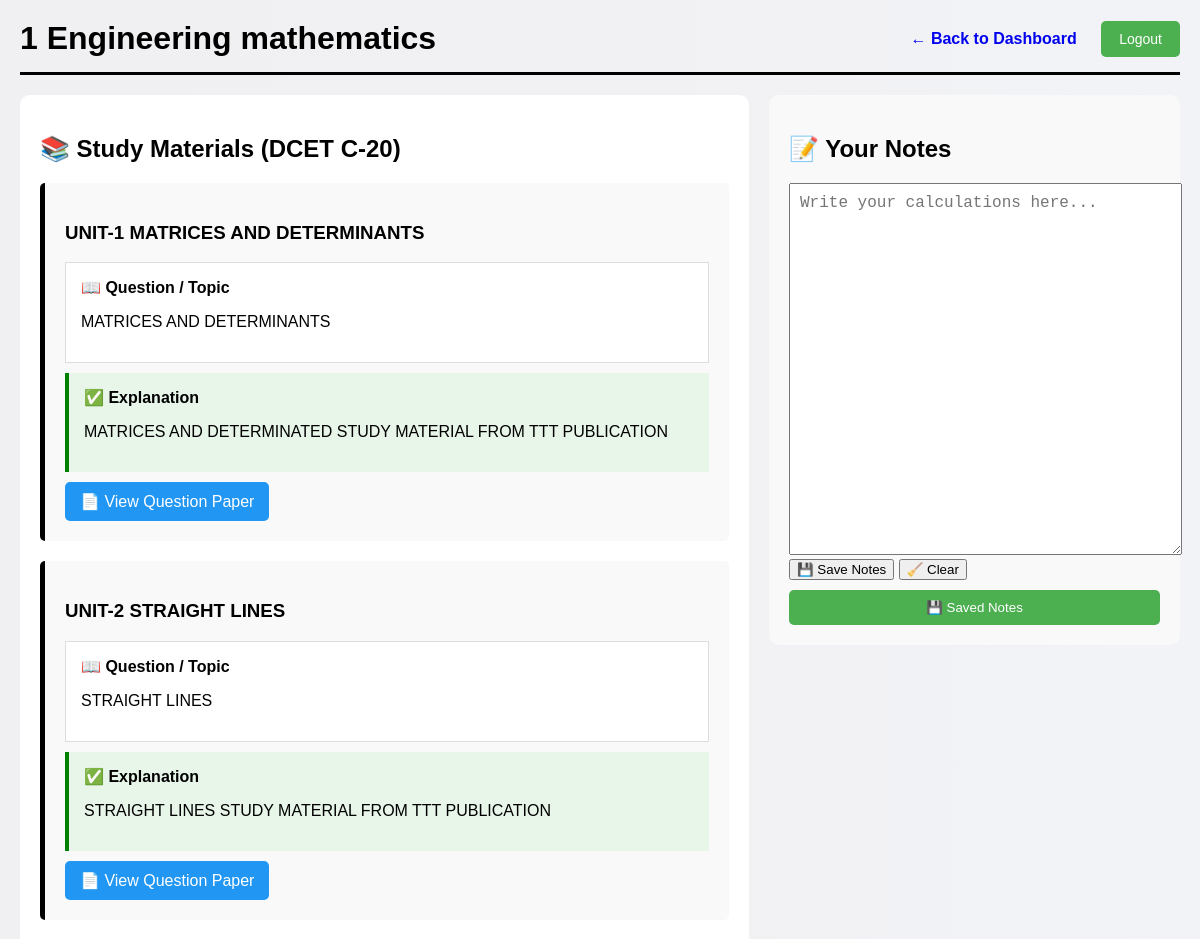
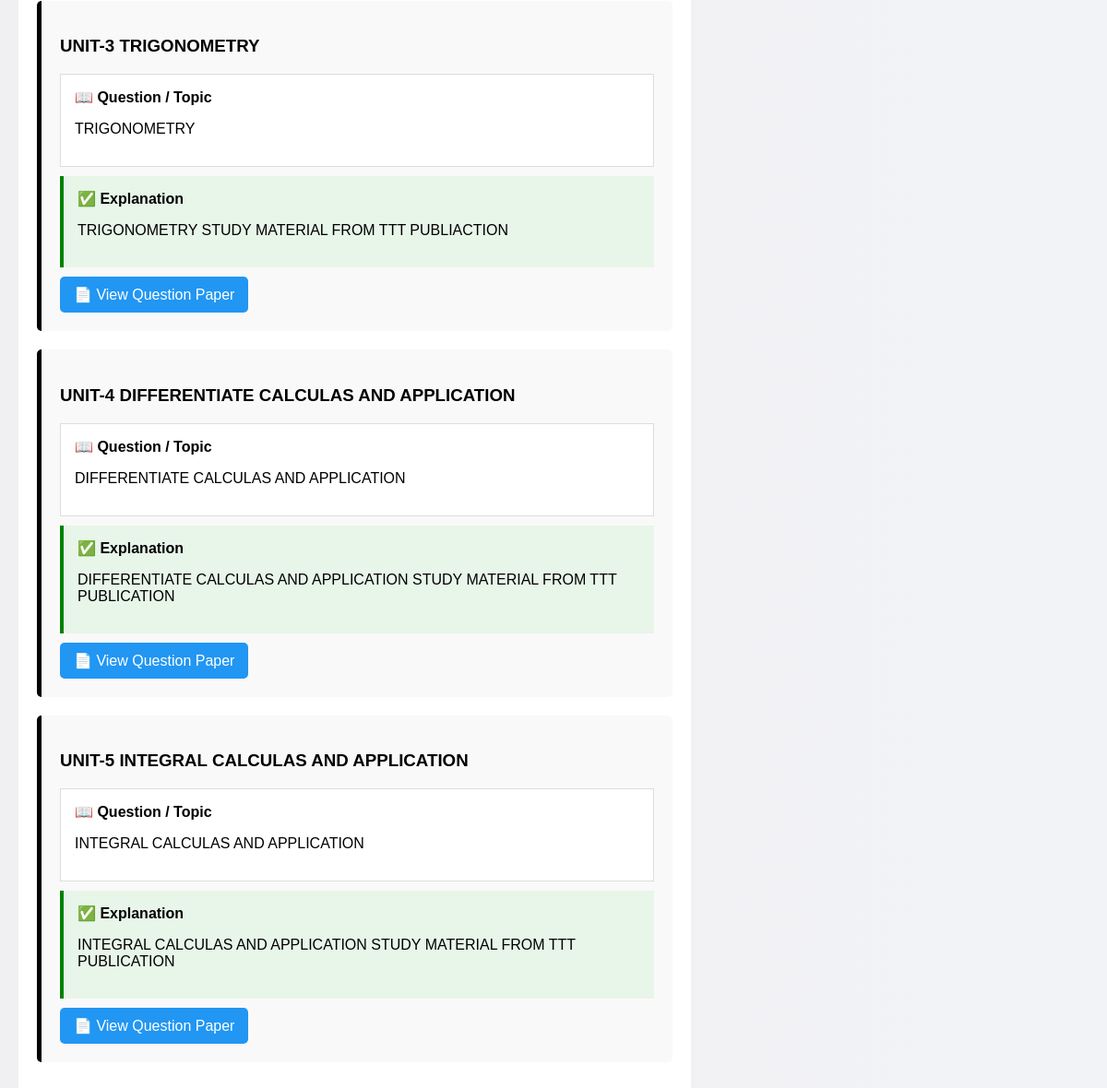
The page /student/subject/1 (signed in) on the database its author committed (2 pictures, top to bottom).
### models.py (models this page shows)
class Subject(db.Model):
    __tablename__ = 'subject'
    id = db.Column(db.Integer, primary_key=True)
    name = db.Column(db.String(100), nullable=False)
    branch_id = db.Column(db.Integer, db.ForeignKey('branch.id'), nullable=False)

class DCETMaterial(db.Model):
    id = db.Column(db.Integer, primary_key=True)
    subject_id = db.Column(db.Integer, db.ForeignKey('subject.id'), nullable=False)
    title = db.Column(db.String(200), nullable=False)
    question = db.Column(db.Text, nullable=False)
    answer = db.Column(db.Text, nullable=True)
    qp_file = db.Column(db.String(200), nullable=True)

### routes/student_routes.py (the view)
@student.route('/student/subject/<int:subject_id>')
def student_subject(subject_id):
    if 'student_id' not in session:
        return redirect('/login')
    subject = db.session.get(Subject, subject_id)
    if not subject:
        return redirect('/student_dashboard')
    materials = Material.query.filter_by(subject_id=subject_id).all()
    dcet_materials = DCETMaterial.query.filter_by(subject_id=subject_id).all()
    return render_template(
        'student_subject.html',
        subject=subject,
        materials=materials,
        dcet_materials=dcet_materials
    )

### app.py (called while the page is built)
@app.after_request
def add_header(response):
    response.headers["Cache-Control"] = "no-cache, no-store, must-revalidate"
    response.headers["Pragma"] = "no-cache"
    response.headers["Expires"] = "0"
    return response

### templates/student_subject.html (shortened to what this page needs)
<!DOCTYPE html>
<html>
<head>
</head>
<body>
<header>
    <h1>{{ subject.name }}</h1>
    <div>
        <a href="/student_dashboard" class="back-btn">← Back to Dashboard</a>
        <a href="/student_logout" class="btn">Logout</a>
    </div>
</header>
<div class="split-container">
    <div class="left-panel">
        <h2>📚 Study Materials (DCET C-20)</h2>
        {% if dcet_materials %}
            {% for material in dcet_materials %}
                <div class="material">
                    <h3>{{ material.title }}</h3>
                    <div class="question">
                        <strong>📖 Question / Topic</strong>
                        <p>{{ material.question }}</p>
                    </div>
                    {% if material.answer %}
                        <div class="answer">
                            <strong>✅ Explanation</strong>
                            <p>{{ material.answer }}</p>
                        </div>
                    {% endif %}
                    {% if material.qp_file %}
    <div class="download">
        <a href="{{ url_for('static', filename='uploads/' + material.qp_file) }}" target="_blank">
            📄 View Question Paper
        </a>
    </div>
{% endif %}
                </div>
            {% endfor %}
        {% else %}
            <p>No materials available yet.</p>
        {% endif %}
    </div>
    <div class="right-panel">
        <h2>📝 Your Notes</h2>
        <form method="POST" action="/save_notes/{{ subject.id }}">
            <textarea id="notesPad"
                placeholder="Write your calculations here..."
                style="
                width:100%;
                height:350px;
                font-size:16px;
                font-family:'Courier New', monospace;
                ">
            </textarea>
            <button onclick="saveNotes()">💾 Save Notes</button>
            <button onclick="clearNotes()">🧹 Clear</button>
            <button type="submit" class="save-btn">💾 Saved Notes</button>
        </form>
    </div>
        </div>
</body>
</html>

### templates/student_subject.html (style rules this page uses)
body { font-family: 'Poppins', sans-serif; background: linear-gradient(to right, #f0eff2, #f2f3f6); margin: 0; padding: 20px; min-height: 100vh; }
header { display: flex; justify-content: space-between; align-items: center; border-bottom: 3px solid #000; padding-bottom: 15px; margin-bottom: 20px; }
header h1 { margin: 0; }
.btn { background-color: #4CAF50; color: white; padding: 10px 18px; text-decoration: none; border-radius: 5px; margin-left: 10px; font-size: 14px; }
.back-btn { text-decoration: none; margin-right: 10px; font-weight: bold; }
.split-container { display: flex; gap: 20px; }
.left-panel { width: 65%; background: white; padding: 20px; border-radius: 10px; }
.right-panel { width: 35%; background: #f9f9f9; padding: 20px; border-radius: 10px; position: sticky; top: 20px; height: fit-content; }
.material { background: #f9f9f9; padding: 20px; margin-bottom: 20px; border-left: 5px solid #000; border-radius: 5px; }
.question { background: white; padding: 15px; border: 1px solid #ddd; margin-top: 10px; }
.answer { background: #e8f5e9; padding: 15px; margin-top: 10px; border-left: 4px solid green; }
.download a { display: inline-block; margin-top: 10px; background: #2196F3; color: white; padding: 10px 15px; text-decoration: none; border-radius: 5px; }
.right-panel textarea { width: 100%; height: 300px; padding: 10px; font-size: 14px; }
.save-btn { margin-top: 10px; padding: 10px; width: 100%; background: #4CAF50; color: white; border: none; border-radius: 5px; cursor: pointer; }

### rows shown on the page
Subject: name "1 Engineering mathematics"
DCETMaterial: title "UNIT-1 MATRICES AND DETERMINANTS", question "MATRICES AND DETERMINANTS", answer "MATRICES AND DETERMINATED STUDY MATERIAL FROM TTT PUBLICATION"
DCETMaterial: title "UNIT-2 STRAIGHT LINES", question "STRAIGHT LINES", answer "STRAIGHT LINES STUDY MATERIAL FROM TTT PUBLICATION"
DCETMaterial: title "UNIT-3 TRIGONOMETRY", question "TRIGONOMETRY", answer "TRIGONOMETRY STUDY MATERIAL FROM TTT PUBLIACTION"
DCETMaterial: title "UNIT-4 DIFFERENTIATE CALCULAS AND APPLICATION", question "DIFFERENTIATE CALCULAS AND APPLICATION", answer "DIFFERENTIATE CALCULAS AND APPLICATION STUDY MATERIAL FROM TTT PUBLICATION"
DCETMaterial: title "UNIT-5 INTEGRAL CALCULAS AND APPLICATION", question "INTEGRAL CALCULAS AND APPLICATION", answer "INTEGRAL CALCULAS AND APPLICATION STUDY MATERIAL FROM TTT PUBLICATION"
